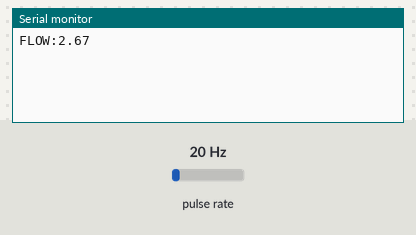
Recording of a sketch running on a simulated ESP32. Shown: the last lines printed to the serial monitor. Wiring (inferred from the names in the program): pulse sensor: data GPIO 2. Inputs (shaded band) come from the test bench; at power-on: pulse rate 20 Hz.

Above: at 1.2 s.
1.3 s: pulse rate (sensor on GPIO 2) set to 4 Hz
At 2.5 s:
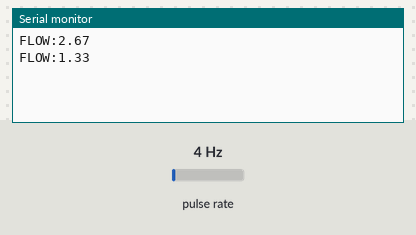
2.8 s: pulse rate (sensor on GPIO 2) set to 50 Hz
At 3.3 s:
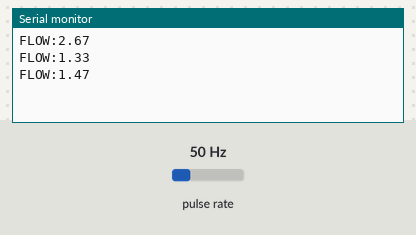
Timing chart, 0 to 5.8 s (numbered marks = the images above; inputs shaded):
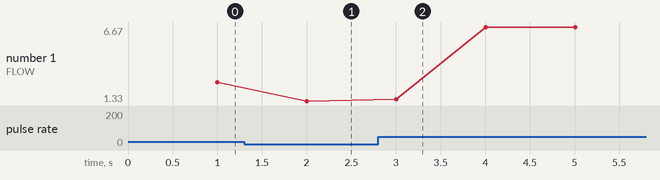

Measured:
- after the input at 1.3 s, the serial monitor: prints a new line after 0.70 s (image 1)
- after the input at 2.8 s, the serial monitor: prints a new line after 0.20 s (image 2)
- plotted number 1: 2.67 → 1.33 after the input at 1.3 s, 1.33 → 6.67 after the input at 2.8 s

The sketch:

water_flow_sensor.ino
```cpp
/*
 * Arduino Water Flow Sensor Code
 *
 * This is your original code - just upload it to your Arduino!
 *
 * WIRING:
 * - Flow Sensor Signal -> Arduino Pin 2
 * - Flow Sensor VCC -> Arduino 5V
 * - Flow Sensor GND -> Arduino GND
 *
 * - Arduino TX -> ESP32 RX2 (GPIO 16)
 * - Arduino GND -> ESP32 GND
 *
 * The Arduino sends "FLOW:xx.xx" every second to the ESP32
 */

#define SENSOR_PIN 2
volatile int pulseCount = 0;
float flowRate = 0.0;
unsigned long oldTime = 0;

void pulseCounter() {
  pulseCount++;
}

void setup() {
  Serial.begin(9600);
  pinMode(SENSOR_PIN, INPUT_PULLUP);
  attachInterrupt(digitalPinToInterrupt(SENSOR_PIN), pulseCounter, FALLING);
}

void loop() {
  if ((millis() - oldTime) > 1000) {
    detachInterrupt(digitalPinToInterrupt(SENSOR_PIN));
    flowRate = (pulseCount / 7.5);
    Serial.print("FLOW:");
    Serial.println(flowRate);
    pulseCount = 0;
    oldTime = millis();
    attachInterrupt(digitalPinToInterrupt(SENSOR_PIN), pulseCounter, FALLING);
  }
}
```
